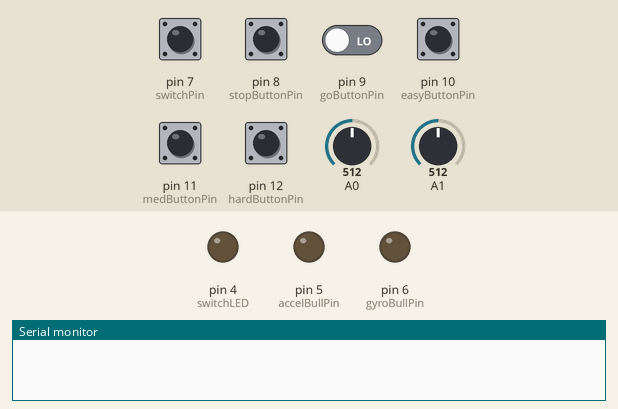
Recording of a sketch running on a simulated Arduino Uno, built with avr-gcc and run on an emulated ATmega328P. On the bench: output pins drawn as LEDs (lit = HIGH), the last lines printed to the serial monitor. The inputs (shaded band) are chosen by the test bench; at power-on: pin 7 (switchPin), pin 8 (stopButtonPin), pin 9 (goButtonPin), pin 10 (easyButtonPin), pin 11 (medButtonPin), pin 12 (hardButtonPin) LOW, A0 = 512, A1 = 512.

Above: at 1.2 s.
1.3 s: pin 7 (switchPin) pulled HIGH for 0.15 s
At 1.37 s:
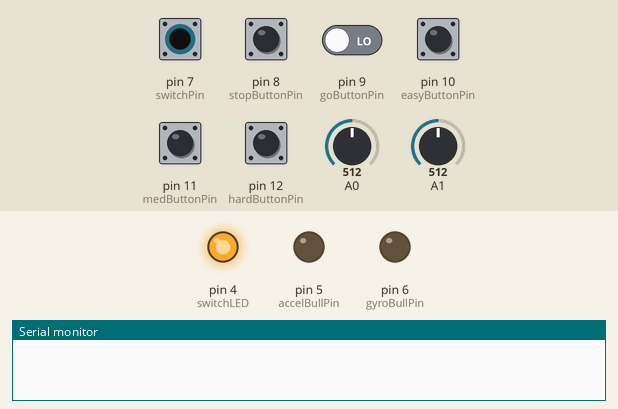
2.9 s: pin 8 (stopButtonPin) pulled HIGH for 0.15 s
4.5 s: pin 7 (switchPin) pulled HIGH for 1 s
At 6.7 s:
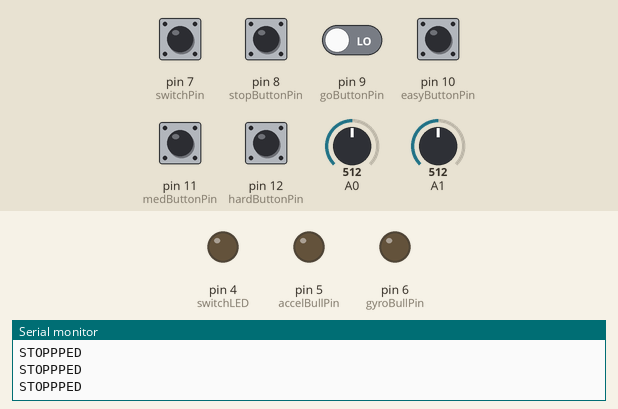
7.0 s: pin 7 (switchPin) pulled HIGH for 3.2 s
At 7.8 s:
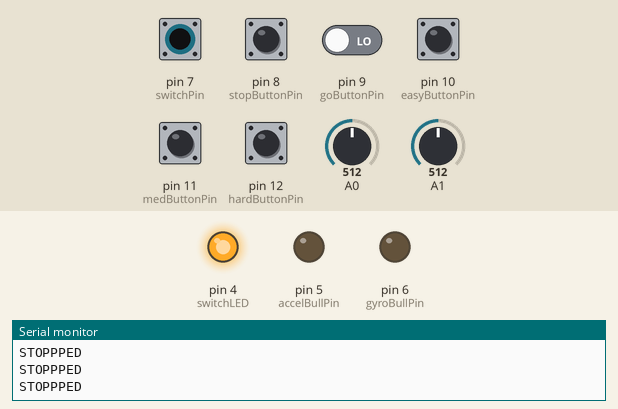
11.7 s: pin 7 (switchPin) driven HIGH and pin 9 (goButtonPin) driven HIGH
At 12.6 s:
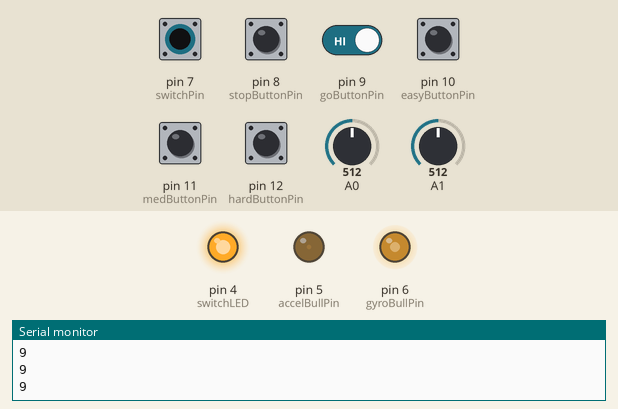
13.2 s: pin 7 (switchPin) driven LOW
At 13.9 s:
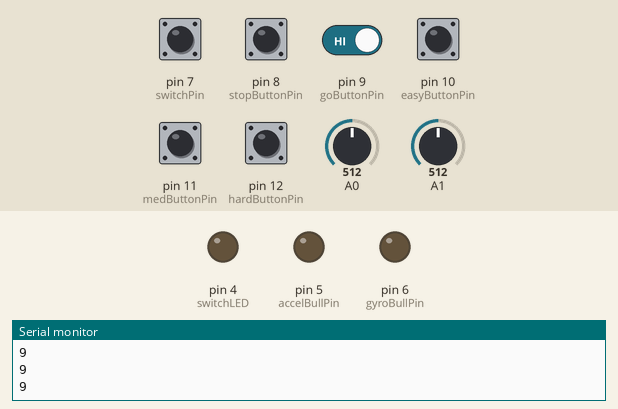
Timing chart, 0 to 15.7 s (numbered marks = the images above; inputs shaded):
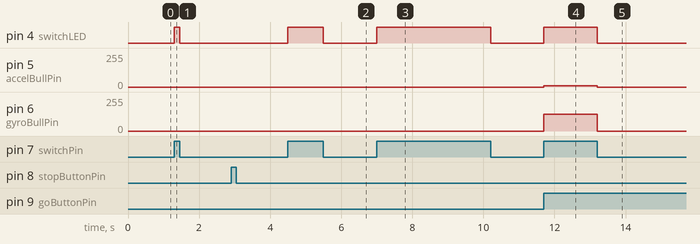

Measured:
- after the input at 1.3 s, pin 4 (switchLED): LOW → HIGH at once, → LOW 0.15 s later
- after the input at 4.5 s, pin 4 (switchLED): LOW → HIGH at once, → LOW 1.0 s later
- after the input at 7.0 s, pin 4 (switchLED): LOW → HIGH at once, → LOW 3.2 s later
- after the input at 11.7 s, pin 4 (switchLED): LOW → HIGH at once; pin 5 (accelBullPin): 0/255 → 9/255 at once; pin 6 (gyroBullPin): 0/255 → 127/255 at once
- after the input at 13.2 s, pin 4 (switchLED): HIGH → LOW at once; pin 5 (accelBullPin): 9/255 → 0/255 at once; pin 6 (gyroBullPin): 127/255 → 0/255 at once

The sketch:

double_pontentiometersjoystick.ino
```cpp
//set pin numbers
const int switchLED = 4;         //Pin 4 is the RED LED for switch activation
const int switchPin = 7;
const int accelBullPin = 5;
const int gyroBullPin = 6;
const int stopButtonPin = 8;
const int goButtonPin = 9;
const int easyButtonPin = 10;
const int medButtonPin = 11;
const int hardButtonPin = 12;

//variables will change
int switchState = 0;          //variables for reading the pushbutton status
boolean powerFlowState = false;
int gyroValue=0;
int gyroPower=0;
int accelValue=0;
int accelPower=0;
int intensity=0;

void setup() {

  Serial.begin(9600);
  pinMode(switchLED, OUTPUT);    //initialize the LED pin as an output
  pinMode(switchPin, INPUT);  //initialize the pushbutton pin as an output
  pinMode(stopButtonPin, INPUT);
  pinMode(goButtonPin, INPUT);
  pinMode(easyButtonPin, INPUT);
  pinMode(medButtonPin, INPUT);
  pinMode(hardButtonPin, INPUT);
}

void loop() {
  checkPowerState();
  checkSwitchState(); //read the state of the mode switch value
  if(powerFlowState == true){
    while(powerFlowState == true){
      checkPowerState();
      if (switchState == HIGH) {            //check if the pushbutton is pressed
        intensity=0; //shut off buttonMode power
         checkSwitchState(); //read the state of the mode switch value
        //if it is, the buttonState is HIGH
        digitalWrite(switchLED, HIGH);         //turn LED on
        //Serial.println("LED ON +++++++");

        accelValue = analogRead(0);
        gyroValue = analogRead(1);

        accelPower = map(accelValue, 0, 1023, 0, 255);// scales from low to high  to A new low to high
        //Serial.print(accelPower);
        accelPower= (abs(accelPower-122.5)*2);
        if(accelPower>255)
          accelPower= 255;
        Serial.print(accelPower);
        Serial.println("");
        gyroPower = map(gyroValue, 0, 1023, 0, 255);

        analogWrite(gyroBullPin, gyroPower);
        analogWrite(accelBullPin, accelPower);
        //Serial.println(accelPower);
        checkPowerState();
      }
      else {
        digitalWrite(switchLED, LOW);          // turn switchLED off to indicate buttonMode
        checkSwitchState(); //read the state of the mode switch value
        gyroPower= 0;
        accelPower= 0;
        analogWrite(gyroBullPin, gyroPower);
        analogWrite(accelBullPin, accelPower);

        while(switchState == LOW) {
        checkPowerState();
        checkIntensityState();
        }
      }
    }
  }
}

void checkPowerState(){
  if (digitalRead(goButtonPin))
    powerFlowState = true;
  if (digitalRead(stopButtonPin)){
    powerFlowState = false;
      analogWrite(gyroBullPin, 0);
      analogWrite(accelBullPin, 0);
    Serial.println("STOPPPED");
    }
}

void checkIntensityState(){
  if (digitalRead(easyButtonPin)){
      gyroPower= 75;
      accelPower= 75;
      analogWrite(gyroBullPin, gyroPower);
      analogWrite(accelBullPin, accelPower);
      Serial.print(accelPower);
      Serial.println("");
  }
  if (digitalRead(medButtonPin)){
      gyroPower= 150;
      accelPower= 150;
      analogWrite(gyroBullPin, gyroPower);
      analogWrite(accelBullPin, accelPower);
      Serial.print(accelPower);
      Serial.println("");
  }
  if (digitalRead(hardButtonPin)){
      gyroPower= 255;
      accelPower= 255;
      analogWrite(gyroBullPin, gyroPower);
      analogWrite(accelBullPin, accelPower);
      Serial.print(accelPower);
      Serial.println("");
  }
}

void checkSwitchState(){
  switchState = digitalRead(switchPin);
  if (switchState == HIGH)             //check if the switch is engaged
      digitalWrite(switchLED, HIGH);         //turn LED on
  else
      digitalWrite(switchLED, LOW);
}
```
